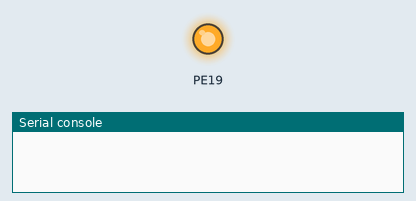
This program was run on a simulated pyboard running MicroPython. On the bench: output pins drawn as LEDs (lit = HIGH), the last lines printed to the serial console. At 1.5 s the program stops and its outputs stay as they are.

Above: at 0.1 s.
At 1.6 s:
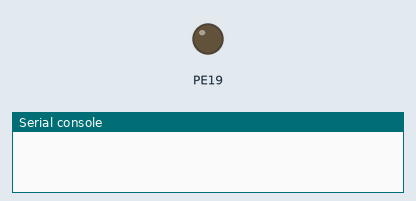
Timing chart, 0 to 3.0 s (numbered marks = the images above):
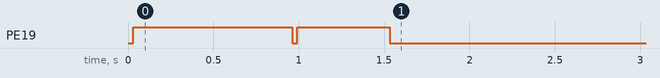

The program:

mqttPub.py
```python
import pyb  #Necesario delay...
from pyb import Pin as P # Para usar GPIO
from pyb import UART    # solo hay una UART ativa (1)
uart = UART(1,115200)   # Sincronizada con nodemcu
p = P('CONFIG',P.OUT_PP)    #Pin CONFIG en modo salida para activar comandos

broker = '192.168.2.1'
port = '1883'
myid = '120'
# MQTT_INIT -> Start mqtt Sub y Pub
mqttinit = 'MQTT_INIT\r'+broker+'\r'+port+'\r'+myid+'\r' #Estructura del comando a enviar

mensaje = '1234'
topic = 'iot'
#MQTT_PUB -> Publica un topic
pub = 'MQTT_PUB\r'+topic+'\r'+mensaje+'\r'

def command(dataToSend,time):
    uart.writechar(ord('\r'))   # Importante para limpiar la uart de los comandos
    pyb.delay(time)             # Espeara que pueda recibir los siguientes comandos
    p.high()                    # Entrando en modo comandos
    for x in dataToSend:        # Lee y envia uno a uno los caracteres
        uart.writechar(ord(x))  # Cada string (caracter) lo convierte en su valor entero para ser enviado por la uart
        pyb.delay(time)         # Sincroniza y espara a nodemcu si es necesario
    p.low()                     # Sale del modo comando
    print('')                   # Ejecuta la tarea

command(mqttinit,30)               # Ejemplo de uso del comando
command(pub,30)
```

Measured:
- by itself, PE19: LOW → HIGH at 0.03 s, → LOW 0.93 s later, → HIGH 0.03 s later, → LOW 0.54 s later
